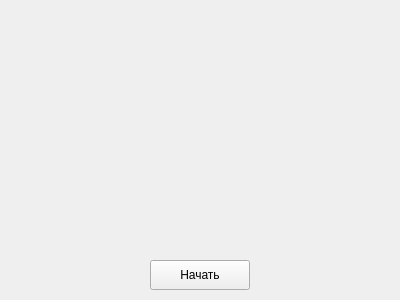
<?xml version="1.0" encoding="UTF-8"?>
<ui version="4.0">
 <class>Form</class>
 <widget class="QWidget" name="Form">
  <property name="geometry">
   <rect>
    <x>0</x>
    <y>0</y>
    <width>400</width>
    <height>300</height>
   </rect>
  </property>
  <property name="windowTitle">
   <string>Form</string>
  </property>
  <widget class="QPushButton" name="startWorkButton">
   <property name="geometry">
    <rect>
     <x>150</x>
     <y>260</y>
     <width>100</width>
     <height>30</height>
    </rect>
   </property>
   <property name="text">
    <string>Начать</string>
   </property>
  </widget>
  <widget class="QLabel" name="image">
   <property name="geometry">
    <rect>
     <x>80</x>
     <y>29</y>
     <width>271</width>
     <height>211</height>
    </rect>
   </property>
   <property name="font">
    <font>
     <pointsize>12</pointsize>
    </font>
   </property>
   <property name="text">
    <string/>
   </property>
  </widget>
 </widget>
 <resources/>
 <connections/>
</ui>
